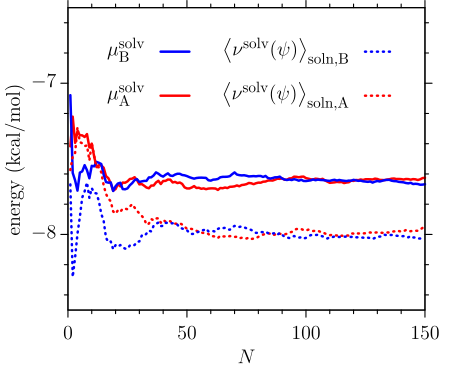

This figure's gnuplot source:
reset

set style line 1 lt 8 lc rgb "black" lw 2
set linestyle 1 lc rgb "black" lw 4
set linestyle 2 lc rgb "forest-green" lw 4

set linestyle 3 lc rgb "red" lw 4
set linestyle 4 lc rgb "red" lw 3
set linestyle 5 lc rgb "red" lw 3
set linestyle 6 lc rgb "dark-red" lw 5

set linestyle 7 lc rgb "blue" lw 3
set linestyle 8 lc rgb "blue" lw 3
set linestyle 9 lc rgb "blue" lw 3 dt (1,1)
set linestyle 10 lc rgb "midnight-blue" lw 5 dt 3

set linestyle 10 lw 1 pt 4 ps 0.9 lc rgb "midnight-blue"

set terminal tikz createstyle color size 100mm,80mm
set output "figure7_plt.tex"

set border lw 2
set key nobox
set key maxrows 1  right top vertical width -5 font ",15" offset -2,0 samplen 2 spacing 2
set tics out
set yrange[-8.5:-6.5]
set xrange[0:150]
set ytics 1 offset 1,0
set mytics 5
set tics font ",15"
#set format y "%.1f"
set xtics 50 offset 0,-0.5
set mxtics 5
set ylabel "energy (kcal/mol)" font ",15" offset -1.5,0
set xlabel "$N$" font ",15" offset 0,-1
set style fill solid 0.8 noborder
set margin 5,0,1,0
array tit[6] = ["$\\mu^\\text{solv}_\\text{A}$","$\\mu^\\text{solv}_\\text{B}$","$\\ev{\\nu^\\text{solv}(\\psi)}_\\text{soln,A}$","$\\ev{\\nu^\\text{solv}(\\psi)}_\\text{soln,B}$","$\\ev{\\zeta(\\psi)}_\\text{iso}$","Flexible BAR"]
plot    "15diol/a.dat" u 1:2 w l lw 4.5 lc rgb "red" title tit[1] at 0.3,0.72,\
     "15diol/b.dat" u 1:2 w l lw 4.5 lc rgb "blue" title tit[2] at 0.3,0.86,\
     "15diol/a.dat" u 1:5 w l lw 4.5 dt (0.4,2) lc rgb "red" title tit[3] at 0.82,0.72,\
     "15diol/b.dat" u 1:5 w l lw 4.5 dt (0.4,2) lc rgb "blue" title tit[4] at 0.82,0.86
